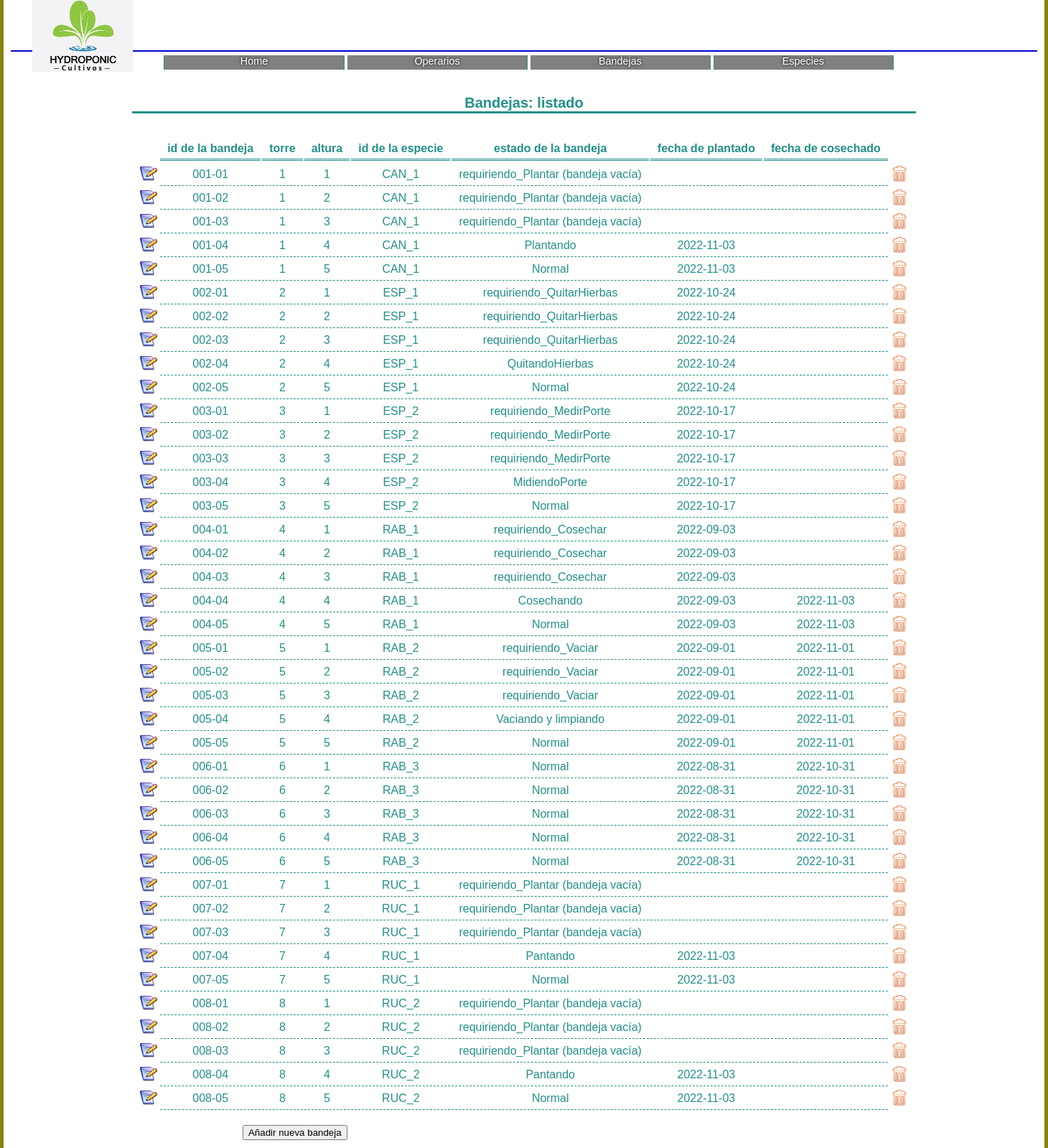
Screenshot of /bandejas/bandejas_listado.php with the database file from the repository.
### tables this page shows
CREATE TABLE `bandejas` (
  `idband` char(6) NOT NULL COMMENT 'XXX-XX (torre-altura)',
  `torre` int(3) UNSIGNED NOT NULL,
  `alturaband` int(2) UNSIGNED NOT NULL,
  `idespecie` char(5) NOT NULL COMMENT 'RUC_1, RUC_2, CAN_1, RAB_1, RAB_2, RAB_3, ESP_1, ESP_2',
  `estadoband` varchar(40) NOT NULL COMMENT 'requiriendo_Plantar (bandeja vacía), Pantando, Normal, requiriendo_QuitarHierbas, QuitandoHierbas, requiriendo_MedirPorte, MidiendoPorte, requiriendo_Cosechar, Cosechando, requiriendo_Vaciar, Vaciando y limpiando',
  `fechaPlantado` date DEFAULT NULL COMMENT 'rango válido: "1000-01-01" a "9999-12-31"',
  `fechaCosechado` date DEFAULT NULL COMMENT 'rango válido: "1000-01-01" a "9999-12-31"'
);

### bandejas/bandejas_listado.php (the view, shortened to what this page needs)
<?php
    include_once ("../bd_funciones.inc");
?>
<!DOCTYPE html>
<html lang="es">
<head>
    <link rel="stylesheet" href="../cultivos.css" />
</head>
<body>
<div id="contenedor-general">
    <?php
        include ("../cultivos_cabecera.inc");
    ?>
    <section id="contenido">
    <?php
		try {
		    $conn = Conectarse(SERVIDOR, BD_NOMBRE, BD_USUARIO, BD_PASS);
		    $sql = "SELECT idband, torre, alturaband, idespecie, estadoband, fechaPlantado, fechaCosechado FROM " .
		        "bandejas ORDER BY idband";
		    if (!($rs = mysqli_query($conn, $sql)))
		        throw new Exception('Error al realizar la consulta.');
	?>
        <table class="cultivos_datos">
            <caption>Bandejas: listado</caption>
	<?php
		    if (mysqli_num_rows($rs) > 0) {
    ?>
            <tr>
                <thead>
                    <tr>
                        <th>&nbsp;</th>
                        <th class = "encab_listado">id de la bandeja</th>
                        <th class = "encab_listado">torre</th>
                        <th class = "encab_listado">altura</th>
                        <th class = "encab_listado">id de la especie</th>
                        <th class = "encab_listado">estado de la bandeja</th>
                        <th class = "encab_listado">fecha de plantado</th>
                        <th class = "encab_listado">fecha de cosechado</th>
                        <th>&nbsp;</th>
                </thead>
            </tr>
    <?php
				while($fila = mysqli_fetch_array($rs)) {
    ?>
			<tr>
			    <td><a href="./bandejas_editar.php?idband=<?php echo($fila['idband']); ?>">
				    <img src="../images/editar.png" alt="editar"/></a></td>
				<td class="celda_listado"><?php echo($fila['idband']); ?></td>
				<td class="celda_listado"><?php echo($fila['torre']); ?></td>
                <td class="celda_listado"><?php echo($fila['alturaband']); ?></td>
                <td class="celda_listado"><?php echo($fila['idespecie']); ?></td>
                <td class="celda_listado"><?php echo($fila['estadoband']); ?></td>
                <td class="celda_listado"><?php echo($fila['fechaPlantado']); ?></td>
                <td class="celda_listado"><?php echo($fila['fechaCosechado']); ?></td>
				<td><a href="./bandejas_eliminar.php?idband=<?php echo($fila['idband']); ?>">
			        <img src="../images/eliminar.png" alt="eliminar"/></a></td></tr>
    <?php   	}
			} else {
    ?>
            <tr>
                <td class="celda_listado" colspan="5">
					<span class="mensaje">No existe ninguna bandeja aún en la base de datos</span></td></tr>
    <?php
		    }
    ?>
            <tr>
                <td colspan="5">
					<form class="cultivos_datos" action="bandejas_insertar.php" method="post">
						<br/><input type="submit" value="Añadir nueva bandeja" name="btn_nueva_bandeja"/>
					</form></td></tr>
        </table>
    <?php
		}
        catch (Exception $e) {
			$el_error = "<p class=\"mensaje\">";
			if (!isset($sql)) $sql="";
			$el_error .= getInformationError($e,$conn,$sql);
			$el_error .= "</p>";
			echo($el_error);
        }
    ?>
    </section>
</div>
</body>
</html>

### cultivos_cabecera.inc (shortened to what this page needs)
   <header id="cabecera">
<nav class="menuppal">
           <div class="opcion_menu_primera"><a href="<?php echo(DIR_APP);?>index.php">Home</a></div>
           <div class="opcion_menu"><a href="<?php echo(DIR_APP);?>operarios/operarios_listado.php">Operarios</a></div>
           <div class="opcion_menu"><a href="<?php echo(DIR_APP);?>bandejas/bandejas_listado.php">Bandejas</a></div>
           <div class="opcion_menu"><a href="<?php echo(DIR_APP);?>especies/especies_listado.php">Especies</a></div>
</nav>
   </header>

### cultivos.css (style rules this page uses)
* { margin: 0; }
html, body { padding: 0; height: 100%; }
body { background-color: #87850f; font-family: "Lucida Grande", Lucida, Verdana, sans-serif; color: #239089; text-align: center; }
#contenedor-general { //width: 960px; width: 1430px; min-height: 100%; height: auto !important; margin: auto; padding: 0px 10px 0px 10px; background-color:#FFFFFF; }
#contenido { padding: 60px 0 0 0; }
#cabecera { float: left; width: 1200px; height:100px; margin-left: 30px; background: url(images/logo_cultivos.png) no-repeat left; background-size: 140px; }
.menuppal { margin-top:77px; float: right; font-size: .90em; }
.menuppal div { width: 250px; height: 20px; display: inline-block; text-align: center; border: none; border-right: 1px solid; background-color: grey; }
.menuppal .opcion_menu_primera { border-left: 1px solid; }
.menuppal a { text-decoration: none; text-shadow: 0 0 4px black; color: white; }
table.cultivos_datos { padding:8px; margin: auto; border: none; border-top: solid; text-align: center; }
table.cultivos_datos caption { font-size: 1.25em; font-weight: bold; }
table.cultivos_datos th.encab_listado, table.cultivos_datos td.celda_listado { vertical-align: middle; }
table.cultivos_datos th.encab_listado { padding: 30px 10px 5px; border-bottom: 3px double; }
table.cultivos_datos td.celda_listado { padding: 3px 10px; border-bottom: 1px dashed; }
table.cultivos_datos img { width: 25px; height: 25px; border: none; }
img { width: 25px; height: 25px; border: none; }

### rows the page displays
bandejas: idband "001-01", torre "1", alturaband "1", idespecie "CAN_1", estadoband "requiriendo_Plantar (bandeja vacía)"
bandejas: idband "001-02", torre "1", alturaband "2", idespecie "CAN_1", estadoband "requiriendo_Plantar (bandeja vacía)"
bandejas: idband "001-03", torre "1", alturaband "3", idespecie "CAN_1", estadoband "requiriendo_Plantar (bandeja vacía)"
bandejas: idband "001-04", torre "1", alturaband "4", idespecie "CAN_1", estadoband "Plantando", fechaPlantado "2022-11-03"
bandejas: idband "001-05", torre "1", alturaband "5", idespecie "CAN_1", estadoband "Normal", fechaPlantado "2022-11-03"
bandejas: idband "002-01", torre "2", alturaband "1", idespecie "ESP_1", estadoband "requiriendo_QuitarHierbas", fechaPlantado "2022-10-24"
bandejas: idband "002-02", torre "2", alturaband "2", idespecie "ESP_1", estadoband "requiriendo_QuitarHierbas", fechaPlantado "2022-10-24"
bandejas: idband "002-03", torre "2", alturaband "3", idespecie "ESP_1", estadoband "requiriendo_QuitarHierbas", fechaPlantado "2022-10-24"
bandejas: idband "002-04", torre "2", alturaband "4", idespecie "ESP_1", estadoband "QuitandoHierbas", fechaPlantado "2022-10-24"
bandejas: idband "002-05", torre "2", alturaband "5", idespecie "ESP_1", estadoband "Normal", fechaPlantado "2022-10-24"
bandejas: idband "003-01", torre "3", alturaband "1", idespecie "ESP_2", estadoband "requiriendo_MedirPorte", fechaPlantado "2022-10-17"
bandejas: idband "003-02", torre "3", alturaband "2", idespecie "ESP_2", estadoband "requiriendo_MedirPorte", fechaPlantado "2022-10-17"
bandejas: idband "003-03", torre "3", alturaband "3", idespecie "ESP_2", estadoband "requiriendo_MedirPorte", fechaPlantado "2022-10-17"
bandejas: idband "003-04", torre "3", alturaband "4", idespecie "ESP_2", estadoband "MidiendoPorte", fechaPlantado "2022-10-17"
bandejas: idband "003-05", torre "3", alturaband "5", idespecie "ESP_2", estadoband "Normal", fechaPlantado "2022-10-17"
bandejas: idband "004-01", torre "4", alturaband "1", idespecie "RAB_1", estadoband "requiriendo_Cosechar", fechaPlantado "2022-09-03"
bandejas: idband "004-02", torre "4", alturaband "2", idespecie "RAB_1", estadoband "requiriendo_Cosechar", fechaPlantado "2022-09-03"
bandejas: idband "004-03", torre "4", alturaband "3", idespecie "RAB_1", estadoband "requiriendo_Cosechar", fechaPlantado "2022-09-03"
bandejas: idband "004-04", torre "4", alturaband "4", idespecie "RAB_1", estadoband "Cosechando", fechaPlantado "2022-09-03", fechaCosechado "2022-11-03"
bandejas: idband "004-05", torre "4", alturaband "5", idespecie "RAB_1", estadoband "Normal", fechaPlantado "2022-09-03", fechaCosechado "2022-11-03"
bandejas: idband "005-01", torre "5", alturaband "1", idespecie "RAB_2", estadoband "requiriendo_Vaciar", fechaPlantado "2022-09-01", fechaCosechado "2022-11-01"
bandejas: idband "005-02", torre "5", alturaband "2", idespecie "RAB_2", estadoband "requiriendo_Vaciar", fechaPlantado "2022-09-01", fechaCosechado "2022-11-01"
bandejas: idband "005-03", torre "5", alturaband "3", idespecie "RAB_2", estadoband "requiriendo_Vaciar", fechaPlantado "2022-09-01", fechaCosechado "2022-11-01"
bandejas: idband "005-04", torre "5", alturaband "4", idespecie "RAB_2", estadoband "Vaciando y limpiando", fechaPlantado "2022-09-01", fechaCosechado "2022-11-01"
bandejas: idband "005-05", torre "5", alturaband "5", idespecie "RAB_2", estadoband "Normal", fechaPlantado "2022-09-01", fechaCosechado "2022-11-01"
bandejas: idband "006-01", torre "6", alturaband "1", idespecie "RAB_3", estadoband "Normal", fechaPlantado "2022-08-31", fechaCosechado "2022-10-31"
bandejas: idband "006-02", torre "6", alturaband "2", idespecie "RAB_3", estadoband "Normal", fechaPlantado "2022-08-31", fechaCosechado "2022-10-31"
bandejas: idband "006-03", torre "6", alturaband "3", idespecie "RAB_3", estadoband "Normal", fechaPlantado "2022-08-31", fechaCosechado "2022-10-31"
bandejas: idband "006-04", torre "6", alturaband "4", idespecie "RAB_3", estadoband "Normal", fechaPlantado "2022-08-31", fechaCosechado "2022-10-31"
bandejas: idband "006-05", torre "6", alturaband "5", idespecie "RAB_3", estadoband "Normal", fechaPlantado "2022-08-31", fechaCosechado "2022-10-31"
bandejas: idband "007-01", torre "7", alturaband "1", idespecie "RUC_1", estadoband "requiriendo_Plantar (bandeja vacía)"
bandejas: idband "007-02", torre "7", alturaband "2", idespecie "RUC_1", estadoband "requiriendo_Plantar (bandeja vacía)"
bandejas: idband "007-03", torre "7", alturaband "3", idespecie "RUC_1", estadoband "requiriendo_Plantar (bandeja vacía)"
bandejas: idband "007-04", torre "7", alturaband "4", idespecie "RUC_1", estadoband "Pantando", fechaPlantado "2022-11-03"
bandejas: idband "007-05", torre "7", alturaband "5", idespecie "RUC_1", estadoband "Normal", fechaPlantado "2022-11-03"
bandejas: idband "008-01", torre "8", alturaband "1", idespecie "RUC_2", estadoband "requiriendo_Plantar (bandeja vacía)"
bandejas: idband "008-02", torre "8", alturaband "2", idespecie "RUC_2", estadoband "requiriendo_Plantar (bandeja vacía)"
bandejas: idband "008-03", torre "8", alturaband "3", idespecie "RUC_2", estadoband "requiriendo_Plantar (bandeja vacía)"
bandejas: idband "008-04", torre "8", alturaband "4", idespecie "RUC_2", estadoband "Pantando", fechaPlantado "2022-11-03"
bandejas: idband "008-05", torre "8", alturaband "5", idespecie "RUC_2", estadoband "Normal", fechaPlantado "2022-11-03"
